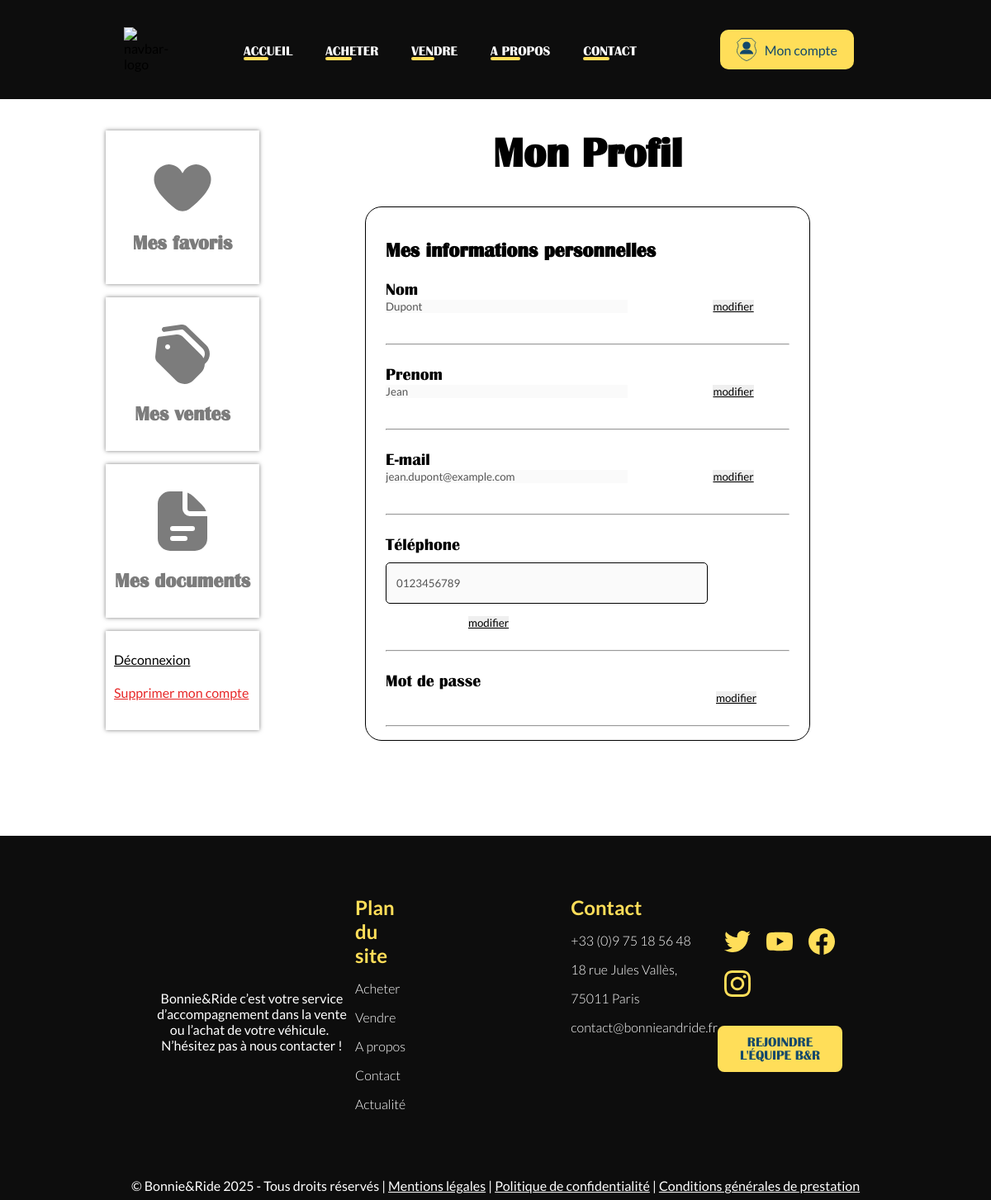
The app's page /index.php?action=accountPage (signed in) with its own data.
### tables this page shows
CREATE TABLE IF NOT EXISTS `users` (
  `id` int NOT NULL AUTO_INCREMENT,
  `last_name` varchar(255) NOT NULL,
  `first_name` varchar(255) NOT NULL,
  `age` int NOT NULL,
  `email` varchar(255) NOT NULL,
  `password` varchar(255) NOT NULL,
  `creation_date` timestamp NOT NULL DEFAULT CURRENT_TIMESTAMP,
  `phone` varchar(20) NOT NULL,
  PRIMARY KEY (`id`)
);

### controllers/userController.php (called while the page is built, shortened)
<?php
require_once '../models/user.php';
class UserController {
    private $userModel;
    public function __construct() {
        $this->userModel = new User();
    }
    public function showAccountPage(){
        $userInfo = $this->userModel->getUserById();
        require_once '../views/account.php';
    }
}

### models/user.php (called while the page is built, shortened)
<?php
require_once 'database.php';
class User {
    private $db;
    public function __construct() {
        $database = new Database();
        $this->db = $database->getConnection();
    }
    public function getUserById(){
        $userId = $_SESSION['userId'];
        $stmt = $this->db->prepare("SELECT * FROM users WHERE id = ?");
        $stmt->bind_param("i", $userId);
        $stmt->execute();
        $result = $stmt->get_result();
        return $result->fetch_assoc();
    }
}

### models/database.php (called while the page is built, shortened)
<?php
class Database {
    private $host = "db";
    private $dbName = "BonnieAndRide";
    private $username = "root";
    private $password = "exemple";
    private $conn = null;
    public function getConnection() {
        if ($this->conn === null) {
            $this->conn = new mysqli($this->host, $this->username, $this->password, $this->dbName);
        }
        return $this->conn;
    }
}

### views/account.php (the view, shortened to what this page needs)
<?php
include_once '../public/includes/header.php';
?>
    <div id="account">
    <div id="divContainer">
            <div class="boxRedirect" onclick="redirect('favoritePage')">
                <h2>Mes favoris</h2>
            </div>
            <div class="boxRedirect" onclick="redirect('salesPage')">
                <h2>Mes ventes</h2>
            </div>
            <div class="boxRedirect" onclick="redirect('documentPage')">
                <h2>Mes documents</h2>
            </div>
            <div id="boxAction">
                <a onclick="redirect('logout')" >Déconnexion</a>
                <br>
                <a id="supprimer" onclick="showPopup('ModalSuppression')">Supprimer mon compte</a>
            </div>
        </div>
        <div id="divInfoPerso">
            <h1>Mon Profil</h1>
            <div id="modalModif">
            <h2>Mes informations personnelles</h2>
            <form action="index.php?action=updateUser" method="post" id="formulaireModification" >
                <div class="formInModal">
                    <label for="last_name">Nom</label>
                    <br>
                    <input type="text" id="last_name" name="last_name" value=<?php echo $userInfo['last_name'] ?> disabled>
                    <input type="button" class="buttonModif" id="last_nameModif" value="modifier" onclick= "modifChamp('last_name')"/>
                </div>
            </form>
            <hr class="hrOpacity">
            <form action="index.php?action=updateUser" method="post" id="formulaireModification" >
                <div class="formInModal">
                    <label for="first_name">Prenom</label>
                    <br>
                    <input type="text" id="first_name" name="first_name" value=<?php echo $userInfo['first_name'] ?> disabled/>
                    <input type="button" class="buttonModif" id="first_nameModif" value="modifier" onclick= "modifChamp('first_name')"/>
                </div>
            </form>
            <hr class="hrOpacity">
            <form action="index.php?action=updateUser" method="post" id="formulaireModification" >
                <div class="formInModal">
                    <label for="email">E-mail</label>
                    <br>
                    <input type="email" id="email" name="email" value=<?php echo $userInfo['email'] ?> disabled/>
                    <input type="button" class="buttonModif" id="emailModif" value="modifier" onclick= "modifChamp('email')"/>
                </div>
            </form>
            <hr class="hrOpacity">
            <form action="?action=updateUser" method="post" id="formulaireModification" >
                <div class="formInModal">
                    <label for="phone">Téléphone</label>
                    <br>
                    <input type="tel" id="phone" name="phone" value=<?php echo $userInfo['phone'] ?> disabled/>
                    <input type="button" class="buttonModif" id="phoneModif" value="modifier" onclick= "modifChamp('phone')"/>
                </div>
            </form>
            <hr class="hrOpacity">
            <form action="index.php?action=updatePasswordUser" method="post" id="formulaireModification" onsubmit="return validateChangePassword()">
                <div class="formInModal">
                    <label for="password">Mot de passe</label>
                    <input type="button" class="buttonModif" id="passwordModif" value="modifier" onclick= "modifChamp('password')"/>
                </div>
            </form>
            <hr class="hrOpacity">
            </div>
        </div>
    </div>
<?php
include_once '../public/includes/footer.php';
?>

### public/css/style.css (style rules this page uses)
:root { --blue: #12486B; --yellow: #FFDE59; --white: #FFFFFF; --black: #0D0D0D; --grey: #7C7C7C; --grey-hover: #E9E9E9; --red: #E72828; }
*, *::before, *::after { margin: 0; padding: 0; box-sizing: border-box; font-family: 'Lato', sans-serif; }

### public/css/account.css (style rules this page uses)
#account { display: flex; flex-direction: row; }
#account h1 { font-size: 50px; text-align: center; margin-top: 5vh; margin-bottom: 5vh; font-family: BritanicBoldRegular; }
#account #divContainer { margin: 120px; margin-top: 150px; display: flex; flex-direction: column; align-items: left; }
#account .boxRedirect { width: 186px; height: 186px; margin: 8px; box-shadow: 0 0 5px rgba(0, 0, 0, 0.5); text-align: center; display: flex; justify-content: center; align-items: center; flex-direction: column; color: #7C7C7C; gap: 24px; }
#account #boxAction { width: 186px; height: 120px; margin: 8px; text-align: left; line-height: 40px; padding: 15px 10px; box-shadow: 0 0 5px rgba(0, 0, 0, 0.5); }
#account #boxAction > a { font-size: 16px; text-decoration: underline; cursor: pointer; }
#account #boxAction > #supprimer { color: #E72828; }
#account #modalModif { width: 539px; padding:5vh 2vw; padding-bottom: 2vh; display: flex; flex-direction: column; align-items: left; text-align: left; border: solid 1px black; border-radius: 20px; }
#account #modalModif #phoneModif,#emailModif,#first_nameModif,#last_nameModif { margin-left: 100px; cursor: pointer; }
#account h2 { font-size: 24px; font-family: BritanicBoldRegular; }
#account label { font-size:20px; font-family: BritanicBoldRegular; }
#account .formInModal { margin: 25px 0px; }
#account .formInModal input[type=text],input[type=password],input[type=email], input[type=tel] { border: none; width: 60%; margin-bottom: 12px; }
#account .formInModal input[type=button] { border: none; text-decoration: underline; }
#account #passwordModif { margin-left: 400px; cursor: pointer; }
#account #divInfoPerso { margin-top: 120px; }

### public/css/register.css (style rules this page uses)
#containerRegister #container input[type=email],input[type=password],input[type=tel] { width: 390px; height: 50px; margin: 12px 0px; border-radius: 5px; padding-left: 1vw; border: 1px solid black; }

### records on screen
users: last_name "Dupont", first_name "Jean", email "jean.dupont@example.com", phone "0123456789"

### other values on screen
$item[0] "ACCUEIL"
$item[0] "ACHETER"
$item[0] "VENDRE"
$item[0] "A PROPOS"
$item[0] "CONTACT"
$footer_plans_item[0] "Acheter"
$footer_plans_item[0] "Vendre"
$footer_plans_item[0] "A propos"
$footer_plans_item[0] "Contact"
$footer_plans_item[0] "Actualité"
$footer_contact_item "+33 (0)9 75 18 56 48"
$footer_contact_item "18 rue Jules Vallès,"
$footer_contact_item "75011 Paris"
$footer_contact_item "contact@bonnieandride.fr"
